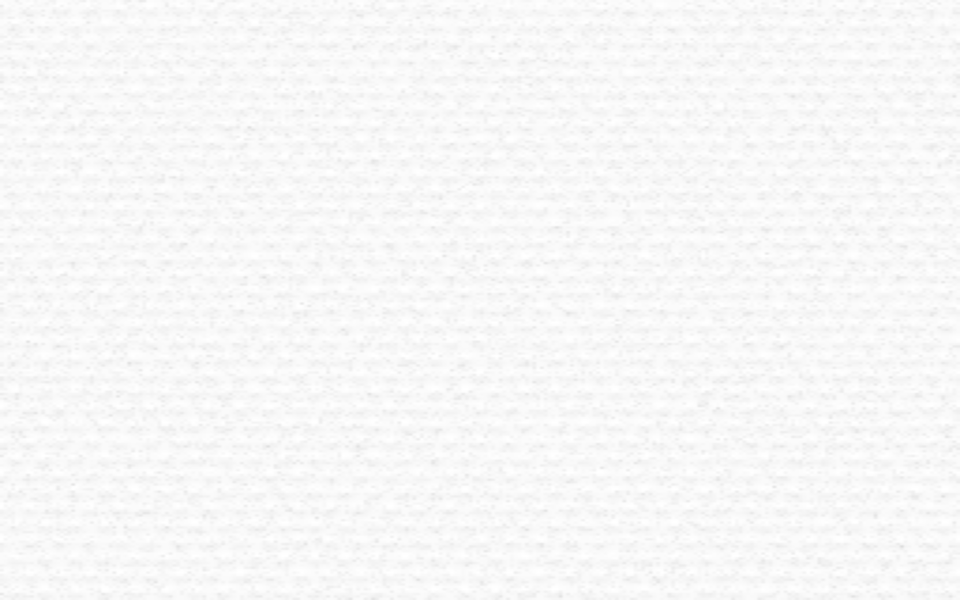
#> input picture src/main/resources/com/unicenta/images/paperboard960_600.png, 960 x 600 px, given in place of olpos_logo.png, which was not available
$ python apply_olpos_5.py
#> lines starting #> are read from the running program, lines starting #| are printed output that depends on the picture
"""Applique l'identite OLPOS aux images d'uniCenta 5.0.

Sources : branding/source/ (logos et icones OLPOS repris de l'ancienne version)
et les images olpos_* deja presentes dans src/main/resources/com/unicenta/images/.

Les fichiers d'uniCenta qui portent le logo uniCenta sont remplaces par des
images OLPOS de MEMES dimensions (le code et les scripts SQL d'uniCenta les
referencent par leur nom). Necessite Pillow.

Usage (depuis la racine du projet) : python branding/apply_olpos_5.py
"""
import os
from PIL import Image

ROOT = os.path.dirname(os.path.dirname(os.path.abspath(__file__)))
SRC = os.path.join(ROOT, 'branding', 'source')
IMG = os.path.join(ROOT, 'src', 'main', 'resources', 'com', 'unicenta', 'images')
TPL = os.path.join(ROOT, 'src', 'main', 'resources', 'com', 'unicenta', 'pos', 'templates')
OTHER = os.path.join(ROOT, 'src', 'other', 'images')

NAVY = (5, 28, 74)
WHITE = (255, 255, 255)


def resize(img, size):
    return img.convert('RGBa').resize(size, Image.LANCZOS).convert('RGBA')


def fit(img, max_w, max_h):
    r = min(max_w / img.width, max_h / img.height)
    return resize(img, (max(1, round(img.width * r)), max(1, round(img.height * r))))


def canvas(size, bg=(0, 0, 0, 0)):
    return Image.new('RGBA', size, bg)


def centered(img, size, bg=(0, 0, 0, 0), margin=0):
    c = canvas(size, bg)
    f = fit(img, size[0] - 2 * margin, size[1] - 2 * margin)
    c.alpha_composite(f, ((size[0] - f.width) // 2, (size[1] - f.height) // 2))
    return c


def save(img, path, mode=None, **kw):
    if mode:
        if mode == 'RGB' and img.mode == 'RGBA':
            bg = Image.new('RGB', img.size, WHITE)
            bg.paste(img, mask=img.split()[3])
            img = bg
        else:
            img = img.convert(mode)
    img.save(path, **kw)
    print('ecrit', os.path.relpath(path, ROOT), img.size)


logo = Image.open(os.path.join(IMG, 'olpos_logo.png')).convert('RGBA')        # 410 x 128
icon = Image.open(os.path.join(IMG, 'olpos_icon_256.png')).convert('RGBA')    # symbole
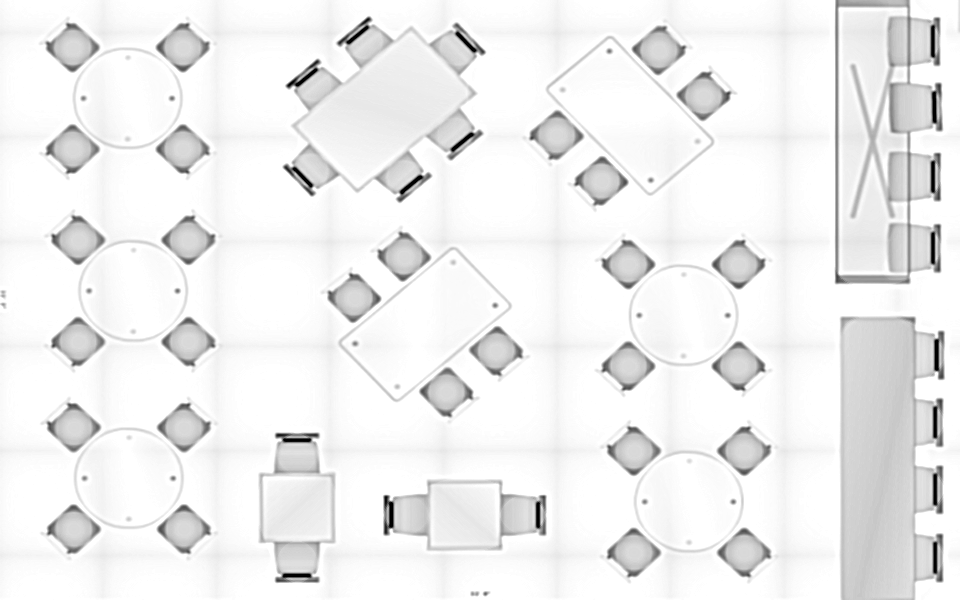
#> input picture src/main/resources/com/unicenta/images/restaurant_floor.png, 960 x 600 px, given in place of olpos_icon_256.png, which was not available
small = Image.open(os.path.join(IMG, 'olpos_logo_small.png')).convert('RGBA')

# Icone des fenetres (48x48, RGB comme l'original)
save(centered(icon, (48, 48), (255, 255, 255, 255)), os.path.join(IMG, 'favicon.png'), 'RGB')
#> in centered, `c = canvas(size, bg)`: c: PIL image 48x48 RGBA; every value is 255
#> in save, `bg = Image.new('RGB', img.size, WHITE)`: bg: PIL image 48x48 RGB; every value is 255
#| ecrit src/main/resources/com/unicenta/images/favicon.png (48, 48)
# Logo de l'ecran de connexion (410x289) : logo OLPOS centre
for name in ('logo.png', 'unicenta.png'):
    save(centered(logo, (410, 289), margin=10), os.path.join(IMG, name))
#> this loop made 2 passes
#> pass 1, in save (call 2), `img.save(path, **kw)`:
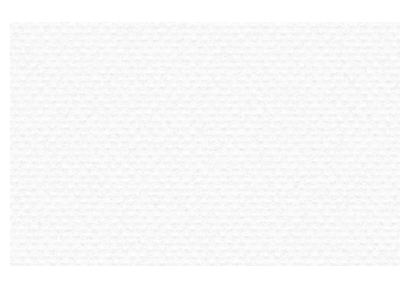
#> saved as logo.png: PIL image 410x289 RGBA; mean R, G, B, A 199, 199, 199, 204.8; transparent parts drawn white
# Barre de titre (103x34)
save(centered(small, (103, 34), margin=3), os.path.join(IMG, 'poweredby_uni.png'))
#> call 4 of centered, with size = (103, 34), bg = (0, 0, 0, 0), margin = 3
#> in centered (call 4), `c = canvas(size, bg)`: c: PIL image 103x34 RGBA; every value is 0
#> in centered (call 4), `c.alpha_composite(f, ((size[0] - f.width) // 2, (size[1] - f.height) /..`:
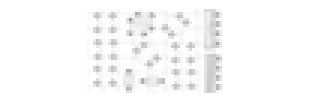
#> c: PIL image 103x34 RGBA (shown 3 times larger); mean R, G, B, A 85.8, 85.8, 85.8, 91.7; transparent parts drawn white
#| ecrit src/main/resources/com/unicenta/images/poweredby_uni.png (103, 34)
# Outil de configuration (100x100)
save(centered(icon, (100, 100), margin=4), os.path.join(IMG, 'uniCenta_logo_vert_100.png'))
#> in centered (call 5), `c = canvas(size, bg)`: c: PIL image 100x100 RGBA; every value is 0
#> in centered (call 5), `c.alpha_composite(f, ((size[0] - f.width) // 2, (size[1] - f.height) /..`:
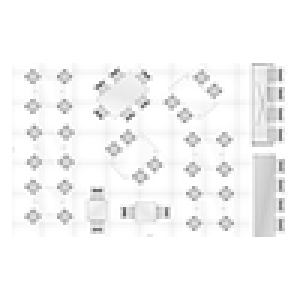
#> c: PIL image 100x100 RGBA (shown 3 times larger); mean R, G, B, A 127.3, 127.3, 127.3, 136.1; transparent parts drawn white
#| ecrit src/main/resources/com/unicenta/images/uniCenta_logo_vert_100.png (100, 100)
# Icone d'application (377x377) et petit logo de fenetre (38x38)
save(centered(icon, (377, 377), margin=8), os.path.join(IMG, 'unicentaopos.png'))
#> in centered (call 6), `c = canvas(size, bg)`: c: PIL image 377x377 RGBA; every value is 0
#> in centered (call 6), `c.alpha_composite(f, ((size[0] - f.width) // 2, (size[1] - f.height) /..`:
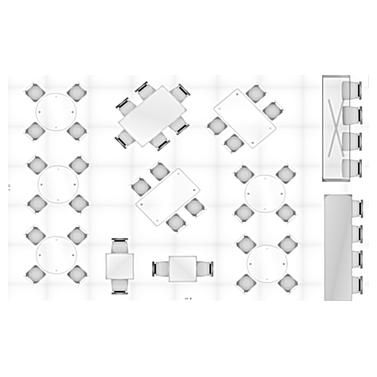
#> c: PIL image 377x377 RGBA; mean R, G, B, A 137, 137, 137, 146.4; transparent parts drawn white
#| ecrit src/main/resources/com/unicenta/images/unicentaopos.png (377, 377)
save(centered(icon, (38, 38), (255, 255, 255, 255), margin=1), os.path.join(IMG, 'window.logo.png'), 'RGB')
#> in centered (call 7), `c = canvas(size, bg)`: c: PIL image 38x38 RGBA; every value is 255
#> in resize (call 7), `return img.convert('RGBa').resize(size, Image.LANCZOS).convert('RGBA')`:
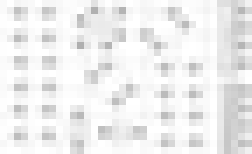
#> returned value: PIL image 36x22 RGBA (shown 7 times larger); mean R, G, B, A 238.3, 238.3, 238.3, 255
#> in centered (call 7), `c.alpha_composite(f, ((size[0] - f.width) // 2, (size[1] - f.height) /..`:
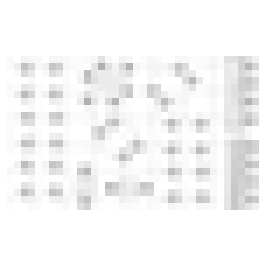
#> c: PIL image 38x38 RGBA (shown 7 times larger); mean R, G, B, A 245.8, 245.8, 245.8, 255
#> in save (call 7), `bg = Image.new('RGB', img.size, WHITE)`: bg: PIL image 38x38 RGB; every value is 255
#| ecrit src/main/resources/com/unicenta/images/window.logo.png (38, 38)
# Logo d'EXEMPLE imprime sur les tickets d'une base neuve (a remplacer par celui du restaurant)
#> (the run stopped early here; a loop or call above may not have finished)
